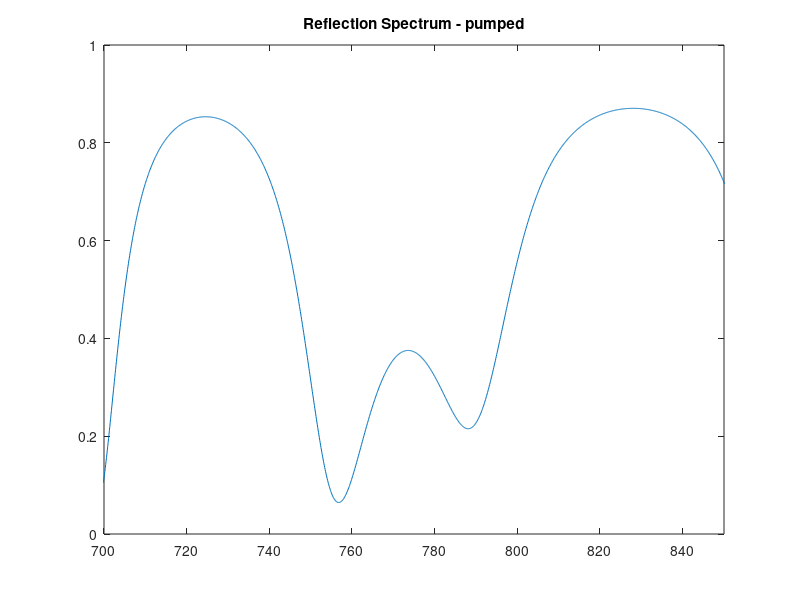

Source code (MATLAB): (Note: this script raises an error after producing the figure.)
%% Multilayer Bragg Reflector Program %%

clear all; % Clear all previous data %

% Set the refractive indices of surround layers: cladding, substrate and %
% effective index %
n_cladding=1.0;
n_substrate=1.0;
n_effective=0;

% Set extinction coefficient for cavity layer, 5% AlGaAs %
pumped=0.0;
unpumped=0.05;

% Set up the mirrors, these are layers (x) of thickness (nm) %
for x=1:2:28 % x=start:step:finish %
    n(x)=3.6; % Layer 1 is  15% AlGaAs %
    t(x)=54;
    n(x+1)=3.34; % Layer 2 is 50% AlGaAs %
    t(x+1)=58;
end

cavity=7; 
for d=100 % d=start:step:end %
    t(cavity)=d;
    a=3.65;
    k=pumped;
    n(cavity)=a-(k*i); % Positive imaginary part is gain %
    max=length(n);
    
    lambda_i=600; % Set initial wavelength%
    for m=1:4000 % Loop wavelength %
        lambda=lambda_i+0.1*m;
        %wavelength=lambda;
        lam(m)=lambda;
        k0=2*pi/lambda; % Set k0 vector %
        M0=[1 0;0 1]; % Set initial matrix %
        for x=1:max
            % Do matrix calculation for each interface %
            test=n(x)*n(x)-n_effective*n_effective;
            kappa=k0*sqrt(test);
            arg=kappa*t(x);
            M=[cos(arg) sin(arg)/kappa*i;sin(arg)*kappa*i cos(arg)];
            M1=M0*M;
            % Update initial matrix %
            M0=M1;
            disp(M0);
        end
        
        % Using calculate matrix, determine transmission and reflection %
        kc=k0*sqrt(n_cladding*n_cladding-n_effective*n_effective); 
        ks=k0*sqrt(n_substrate*n_substrate-n_effective*n_effective);
        transmission=2*ks/(ks*M0(1,1)+kc*M0(2,2)+ks*kc*M0(1,2)+M0(2,1));
        reflection=(ks*M0(1,1)-kc*M0(2,2)+ks*kc*M0(1,2)-M0(2,1))*transmission/(2*ks);
        phase=atan(real(transmission)/imag(transmission));
        T(m)=transmission*conj(transmission);
        R(m)=reflection*conj(reflection);
        P(m)=phase;
    end
    
    fig = plot(lam,R);
    title("Reflection Spectrum - pumped");
    xlim([700 850]);
    ylim([0 1]);
    legend_string="thickness = "+t(cavity)+"nm";
    legend(legend_string);
    xlabel("Wavelength [nm]");
    ylabel("Reflection [au]");
    set(gca,'FontSize',16);
    % save out
    % file_name =  "n"+a+"_x"+cavity+"_t"+t(cavity)+"_k"+k+".png";
    % saveas(fig, fullfile(results_path, file_name));
end